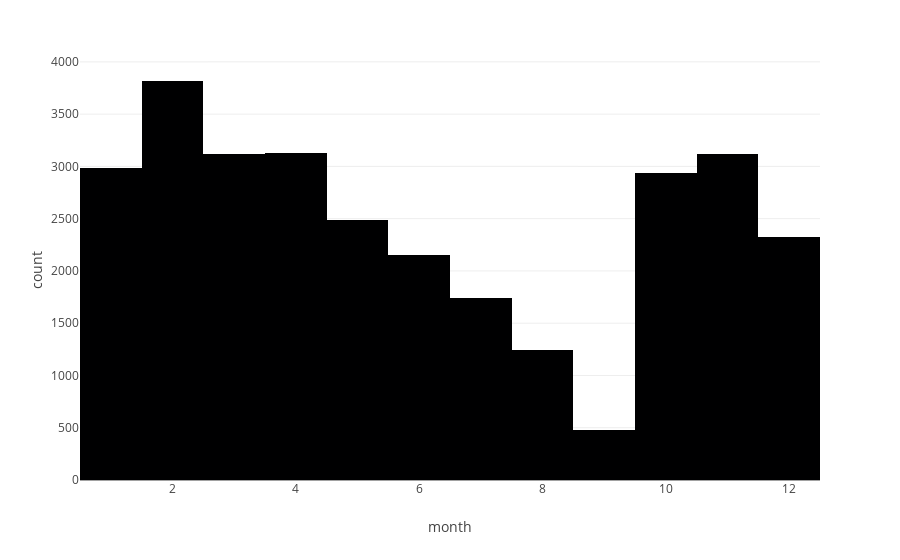

This figure's notebook cell:
### Code cell
fig = px.histogram(df, x="month")
fig.show()

### Figure 1 — Plotly figure (JSON) as saved in the notebook; plotly's stock layout.template omitted (floating-point values rounded to 4 significant figures; data arrays with more than 128 entries replaced by an {"elided": "..."} marker saying what was removed)
{"data": [{"alignmentgroup": "True", "bingroup": "x", "hovertemplate": "month=%{x}<br>count=%{y}<extra></extra>", "legendgroup": "", "marker": {"color": "#000001", "pattern": {"shape": ""}}, "name": "", "offsetgroup": "", "orientation": "v", "showlegend": false, "type": "histogram", "x": {"elided": "33000 int values"}, "xaxis": "x", "yaxis": "y"}], "layout": {"autosize": true, "barmode": "relative", "legend": {"tracegroupgap": 0}, "margin": {"t": 60}, "xaxis": {"anchor": "y", "autorange": true, "domain": [0, 1], "range": [0.5, 12.5], "title": {"text": "month"}, "type": "linear"}, "yaxis": {"anchor": "x", "autorange": true, "domain": [0, 1], "range": [0, 4018.0], "title": {"text": "count"}}}}
